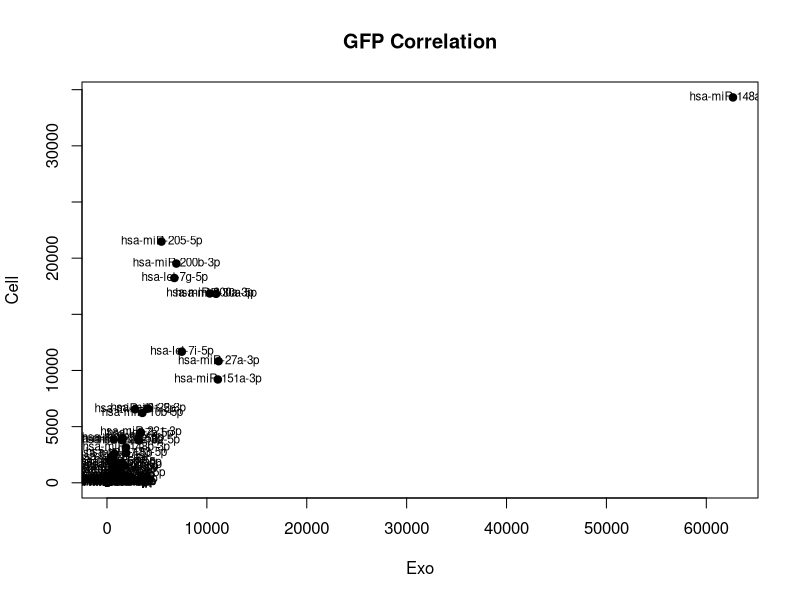
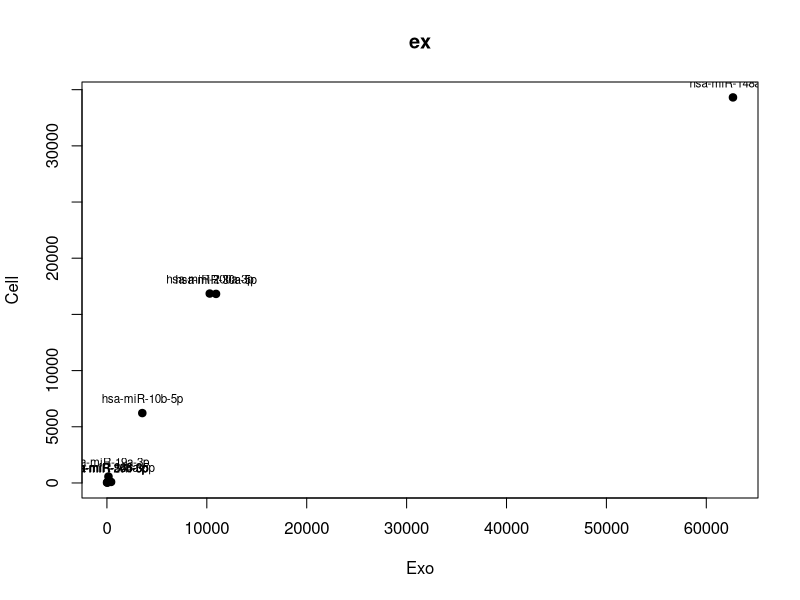

These figures' R source, in order: (Note: this script raises an error after producing the figures.)
rd<- read.csv("miRNA_analysis_kerry.csv", header=TRUE, row.names= 1)
rawdata<- rd[c(1:3, 5, 6, 8)]
rdPellet<- read.delim("miRNA_raw_counts_CORRECT_NAMES.txt", header=TRUE, row.names=1)
Pellet<- rdPellet[c(31:42)]
Pellet<- Pellet[c(2, 6, 10, 1, 5, 9)]
name<- intersect(rownames(Pellet), rownames(rawdata))
data<- Pellet[cbind(name), ]
dataPellet<- data[order(rownames(data)), ]
rawdata<- rawdata[cbind(name), ]
rawdata<- rawdata[order(rownames(data)), ]
fullset<- cbind(rawdata, dataPellet)
rf<- as.data.frame(rowMeans(rawdata[4:6]))
rg<- as.data.frame(rowMeans(dataPellet[4:6]))
Fullmeans<- as.data.frame(c(rf, rg))
rownames(Fullmeans)<- rownames(rf)
plot(rf$`rowMeans(rawdata[4:6])`, rg$`rowMeans(dataPellet[4:6])`, main="GFP Correlation", xlab="Exo", ylab="Cell", pch=19)
text(rf$`rowMeans(rawdata[4:6])`, rg$`rowMeans(dataPellet[4:6])`, label=rownames(rf), cex= 0.7)
#making normalised data
subsetCell<- as.data.frame(rg[cbind("hsa-miR-363-3p", "hsa-miR-20b-5p", "hsa-miR-19a-3p", "hsa-miR-148a-3p", "hsa-miR-574-3p", "hsa-miR-146a-5p", "hsa-miR-30a-5p", "hsa-miR-10b-5p", "hsa-miR-200a-3p"),])
rownames(subsetCell)<- c("hsa-miR-363-3p", "hsa-miR-20b-5p", "hsa-miR-19a-3p", "hsa-miR-148a-3p", "hsa-miR-574-3p", "hsa-miR-146a-5p", "hsa-miR-30a-5p", "hsa-miR-10b-5p", "hsa-miR-200a-3p")
subsetExo<- as.data.frame(rf[cbind("hsa-miR-363-3p", "hsa-miR-20b-5p", "hsa-miR-19a-3p", "hsa-miR-148a-3p", "hsa-miR-574-3p", "hsa-miR-146a-5p", "hsa-miR-30a-5p", "hsa-miR-10b-5p", "hsa-miR-200a-3p"),])
rownames(subsetExo)<- c("hsa-miR-363-3p", "hsa-miR-20b-5p", "hsa-miR-19a-3p", "hsa-miR-148a-3p", "hsa-miR-574-3p", "hsa-miR-146a-5p", "hsa-miR-30a-5p", "hsa-miR-10b-5p", "hsa-miR-200a-3p")
p<- plot(subsetExo$`rf[cbind("hsa-miR-363-3p", "hsa-miR-20b-5p", "hsa-miR-19a-3p", "hsa-miR-148a-3p", "hsa-miR-574-3p", "hsa-miR-146a-5p", "hsa-miR-30a-5p", "hsa-miR-10b-5p", "hsa-miR-200a-3p"), ]`, subsetCell$`rg[cbind("hsa-miR-363-3p", "hsa-miR-20b-5p", "hsa-miR-19a-3p", "hsa-miR-148a-3p", "hsa-miR-574-3p", "hsa-miR-146a-5p", "hsa-miR-30a-5p", "hsa-miR-10b-5p", "hsa-miR-200a-3p"), ]`, main="ex", xlab="Exo", ylab="Cell", pch=19)
text(subsetExo$`rf[cbind("hsa-miR-363-3p", "hsa-miR-20b-5p", "hsa-miR-19a-3p", "hsa-miR-148a-3p", "hsa-miR-574-3p", "hsa-miR-146a-5p", "hsa-miR-30a-5p", "hsa-miR-10b-5p", "hsa-miR-200a-3p"), ]`, subsetCell$`rg[cbind("hsa-miR-363-3p", "hsa-miR-20b-5p", "hsa-miR-19a-3p", "hsa-miR-148a-3p", "hsa-miR-574-3p", "hsa-miR-146a-5p", "hsa-miR-30a-5p", "hsa-miR-10b-5p", "hsa-miR-200a-3p"), ]`, labels=rownames(subsetExo), cex=0.7, pos=3)
p + geom_label_repel()
reg1<- lm(rg$`rowMeans(dataPellet[4:6])`~rf$`rowMeans(rawdata[4:6])`-1)
abline(reg1)
textplot(rf[imp, ], rg[imp, ], imp)
library(ggrepel)
imp<- c("hsa-miR-363-3p", "hsa-miR-20b-5p", "hsa-miR-19a-3p", "hsa-miR-148a-3p", "hsa-miR-574-3p", "hsa-miR-146a-5p", "hsa-miR-30a-5p", "hsa-miR-10b-5p", "hsa-miR-200a-3p")
text(rf[imp,], rg[imp,], labels=imp)
#####Attempting to do FC correlation plots
#Cell<-read.csv("CELLcavin1VGFP.csv", header= TRUE, row.names= 1)
#Exo<- read.csv("EXOcavin1VGFP.csv", header= TRUE, row.names= 1)
name<- intersect(rownames(Cell), rownames(Exo))
data<- Cell[cbind(name), ]
CellD<- data[order(rownames(data)), ]
ExoD<- Exo[name,]
ExoD<- ExoD[order(rownames(ExoD)), ]
plot(CellD$log2FoldChange, ExoD$log2FoldChange, main= "MicroRNA expression FC between GFP and Cavin-1", xlab="CELL FC", ylab= "EXO FC", pch=19, xlim=c(-3.1, 1.5), ylim=c(-3.1, 1.5))
reg1<- lm(CellD$log2FoldChange~ExoD$log2FoldChange)
summary(lm(CellD$log2FoldChange~ExoD$log2FoldChange))
abline(0, 0.75)
text(CellD[imp, "log2FoldChange"], ExoD[imp, "log2FoldChange"], imp, ylim=c(-3.5, 1.5), xlim= c(-3.5, 1.5))

#tring to get the labels to repel
install.packages(c("wordcloud","tm"),repos="http://cran.r-project.org")
library(wordcloud)
library(tm)
